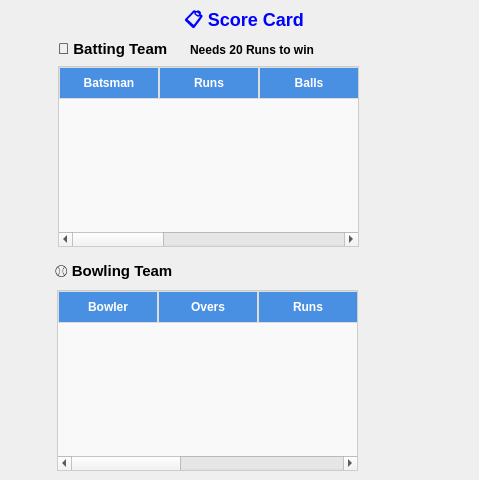
<?xml version="1.0" encoding="UTF-8"?>
<ui version="4.0">
 <class>ScoreCardScreen</class>
 <widget class="QWidget" name="ScoreCardScreen">
  <property name="geometry">
   <rect>
    <x>0</x>
    <y>0</y>
    <width>479</width>
    <height>480</height>
   </rect>
  </property>
  <property name="windowTitle">
   <string>Form</string>
  </property>
  <property name="styleSheet">
   <string notr="true">#ScoreCardScreen {
    background-image: url(&quot;:/images/summaryscreen.png&quot;);
    background-repeat: no-repeat;
    background-position: center center;
}</string>
  </property>
  <widget class="QLabel" name="label">
   <property name="geometry">
    <rect>
     <x>184</x>
     <y>6</y>
     <width>131</width>
     <height>31</height>
    </rect>
   </property>
   <property name="font">
    <font>
     <pointsize>-1</pointsize>
     <bold>true</bold>
    </font>
   </property>
   <property name="styleSheet">
    <string notr="true">QLabel{
font-size:18px;

color:blue;
}</string>
   </property>
   <property name="text">
    <string>📋 Score Card</string>
   </property>
  </widget>
  <widget class="QLabel" name="label_2">
   <property name="geometry">
    <rect>
     <x>58</x>
     <y>38</y>
     <width>131</width>
     <height>21</height>
    </rect>
   </property>
   <property name="font">
    <font>
     <pointsize>-1</pointsize>
     <bold>true</bold>
    </font>
   </property>
   <property name="styleSheet">
    <string notr="true">QLabel{
font-size:15px;


}</string>
   </property>
   <property name="text">
    <string>🏏 Batting Team</string>
   </property>
  </widget>
  <widget class="QLabel" name="label_3">
   <property name="geometry">
    <rect>
     <x>55</x>
     <y>260</y>
     <width>131</width>
     <height>21</height>
    </rect>
   </property>
   <property name="font">
    <font>
     <pointsize>-1</pointsize>
     <bold>true</bold>
    </font>
   </property>
   <property name="styleSheet">
    <string notr="true">QLabel{
font-size:15px;


}</string>
   </property>
   <property name="text">
    <string>⚾ Bowling Team</string>
   </property>
  </widget>
  <widget class="QTableWidget" name="tableBatting">
   <property name="geometry">
    <rect>
     <x>58</x>
     <y>66</y>
     <width>301</width>
     <height>181</height>
    </rect>
   </property>
   <property name="styleSheet">
    <string notr="true">QTableWidget {
    background-color: #f9f9f9;
    border: 1px solid #ccc;
    gridline-color: #ddd;
    font-size: 14px;
    alternate-background-color: #f0f0f0;
}

QHeaderView::section {
    background-color: #4a90e2;
    color: white;
    padding: 6px;
    font-weight: bold;
    border: 1px solid #ddd;
}

QTableWidget::item {
    padding: 4px;
}

QTableWidget::item:hover {
    background-color: #e1f5fe;
}

QTableWidget::item:selected {
    background-color: #90caf9;
    color: black;
}
</string>
   </property>
   <column>
    <property name="text">
     <string>Batsman</string>
    </property>
   </column>
   <column>
    <property name="text">
     <string>Runs</string>
    </property>
   </column>
   <column>
    <property name="text">
     <string>Balls</string>
    </property>
   </column>
   <column>
    <property name="text">
     <string>4s</string>
    </property>
   </column>
   <column>
    <property name="text">
     <string>6s</string>
    </property>
   </column>
   <column>
    <property name="text">
     <string>SR</string>
    </property>
   </column>
  </widget>
  <widget class="QTableWidget" name="tableBowling">
   <property name="geometry">
    <rect>
     <x>57</x>
     <y>290</y>
     <width>301</width>
     <height>181</height>
    </rect>
   </property>
   <property name="styleSheet">
    <string notr="true">QTableWidget {
    background-color: #f9f9f9;
    border: 1px solid #ccc;
    gridline-color: #ddd;
    font-size: 14px;
    alternate-background-color: #f0f0f0;
}

QHeaderView::section {
    background-color: #4a90e2;
    color: white;
    padding: 6px;
    font-weight: bold;
    border: 1px solid #ddd;
}

QTableWidget::item {
    padding: 4px;
}

QTableWidget::item:hover {
    background-color: #e1f5fe;
}

QTableWidget::item:selected {
    background-color: #90caf9;
    color: black;
}
</string>
   </property>
   <column>
    <property name="text">
     <string>Bowler</string>
    </property>
   </column>
   <column>
    <property name="text">
     <string>Overs</string>
    </property>
   </column>
   <column>
    <property name="text">
     <string>Runs</string>
    </property>
   </column>
   <column>
    <property name="text">
     <string>Wkts</string>
    </property>
   </column>
   <column>
    <property name="text">
     <string>Econ</string>
    </property>
   </column>
  </widget>
  <widget class="QLabel" name="target">
   <property name="geometry">
    <rect>
     <x>190</x>
     <y>39</y>
     <width>131</width>
     <height>21</height>
    </rect>
   </property>
   <property name="font">
    <font>
     <pointsize>-1</pointsize>
     <bold>true</bold>
    </font>
   </property>
   <property name="styleSheet">
    <string notr="true">QLabel{
font-size:12px;
}</string>
   </property>
   <property name="text">
    <string>Needs 20 Runs to win</string>
   </property>
  </widget>
 </widget>
 <resources/>
 <connections/>
</ui>
